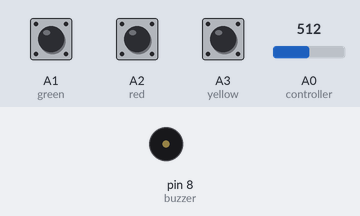
Recording of a sketch running on a simulated Arduino Uno, built with avr-gcc and run on an emulated ATmega328P. Shown: buzzer (waves = sounding). The inputs (shaded band) are chosen by the test bench; at power-on: A1 (green) HIGH, A2 (red) HIGH, A3 (yellow) HIGH, A0 (controller) = 512.

Above: at 1.2 s.
1.3 s: A1 (green) pulled LOW for 1 s
At 2.12 s:
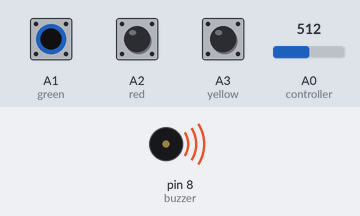
3.8 s: A2 (red) pulled LOW for 1 s
At 5.4 s:
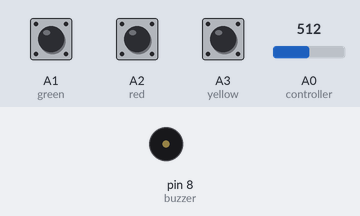
6.8 s: A3 (yellow) pulled LOW for 3.2 s
At 7.6 s:
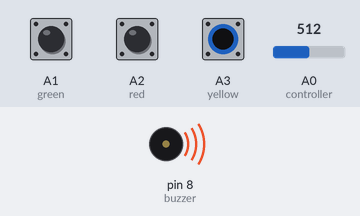
11.5 s: A1 (green) pulled LOW for 3.2 s
At 15.8 s:
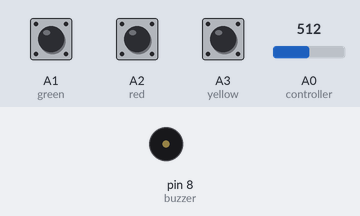
16.2 s: A2 (red) pulled LOW for 3.2 s
At 17.0 s:
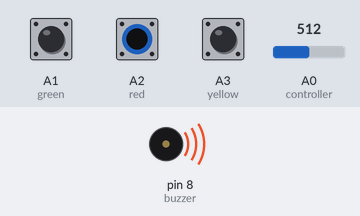
Timing chart, 0 to 20.9 s (numbered marks = the images above; inputs shaded):
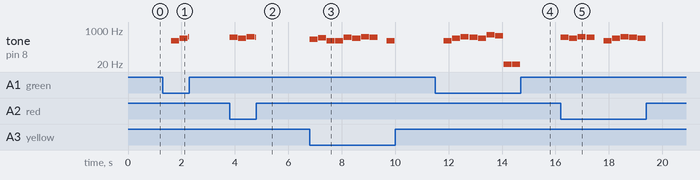

The sketch:

week10.ino
```cpp
#include "pitches.h"
#define REST 0

int green = A1;
int red = A2;
int yellow = A3;
int controller = A0;
int buzzer = 8;

int greenMelody[] = {
  REST, NOTE_D4,
  NOTE_G4, NOTE_AS4, NOTE_A4,
  NOTE_G4, NOTE_D5, NOTE_C5,

};

int redMelody[] = {
 NOTE_A4,
  NOTE_G4, NOTE_AS4, NOTE_A4,
};

int yellowMelody[] = {
 NOTE_F4, NOTE_GS4, NOTE_D4,
  NOTE_D4
};


void setup() {
  pinMode(green, INPUT_PULLUP);
  pinMode(red, INPUT_PULLUP);
  pinMode(yellow, INPUT_PULLUP);
  pinMode(buzzer, OUTPUT);
}

void loop() {
  if (digitalRead(green) == LOW) {
    playMelody(greenMelody, green);
  } else if (digitalRead(red) == LOW) {
    playMelody(redMelody, red);
  } else if (digitalRead(yellow) == LOW) {
    playMelody(yellowMelody, yellow);
  } else {
    noTone(buzzer);
  }
}

// All three of your melody arrays contain 16 entries.
void playMelody(int melody[], int buttonPin) {
  for (int i = 0; i < 16; i++) {

    if (digitalRead(buttonPin) == HIGH) {
      noTone(buzzer);
      return;
    }

    int sensorValue = analogRead(controller);
    int noteDuration = map(sensorValue, 0, 1023, 150, 450);

    if (melody[i] == REST) {
      noTone(buzzer);
    } else {
      tone(buzzer, melody[i]);
    }

    // Wait in small steps so releasing the button stops sound.
    for (int time = 0; time < noteDuration; time += 10) {
      if (digitalRead(buttonPin) == HIGH) {
        noTone(buzzer);
        return;
      }

      delay(10);
    }

    noTone(buzzer);
    delay(20);
  }
}
```

Measured:
- after the input at 1.3 s, tone on pin 8 (buzzer): plays 294 Hz for 0.30 s, 392 Hz for 0.30 s, 466 Hz for 0.04 s, starting after 0.32 s
- after the input at 3.8 s, tone on pin 8 (buzzer): plays 440 Hz for 0.30 s, 392 Hz for 0.30 s, 466 Hz for 0.30 s, 440 Hz for 0.04 s, starting at once
- after the input at 6.8 s, tone on pin 8 (buzzer): plays 349 Hz for 0.30 s, 415 Hz for 0.30 s, 294 Hz for 0.30 s, 294 Hz for 0.30 s, 440 Hz for 0.30 s, 392 Hz for 0.30 s … (9 notes in this stretch), starting at once
- after the input at 11.5 s, tone on pin 8 (buzzer): plays 294 Hz for 0.30 s, 392 Hz for 0.30 s, 466 Hz for 0.30 s, 440 Hz for 0.30 s, 392 Hz for 0.30 s, 587 Hz for 0.30 s … (9 notes in this stretch), starting after 0.32 s
- after the input at 16.2 s, tone on pin 8 (buzzer): plays 440 Hz for 0.30 s, 392 Hz for 0.30 s, 466 Hz for 0.30 s, 440 Hz for 0.30 s, 294 Hz for 0.30 s, 392 Hz for 0.30 s … (9 notes in this stretch), starting at once
